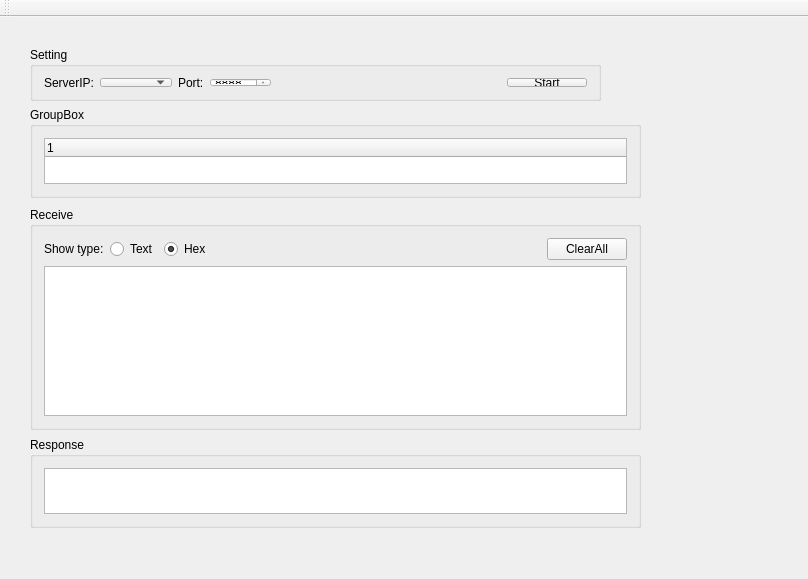
<?xml version="1.0" encoding="UTF-8"?>
<ui version="4.0">
 <class>MainWindow</class>
 <widget class="QMainWindow" name="MainWindow">
  <property name="geometry">
   <rect>
    <x>0</x>
    <y>0</y>
    <width>808</width>
    <height>579</height>
   </rect>
  </property>
  <property name="windowTitle">
   <string>MainWindow</string>
  </property>
  <widget class="QWidget" name="centralWidget">
   <widget class="QGroupBox" name="groupBox">
    <property name="geometry">
     <rect>
      <x>30</x>
      <y>30</y>
      <width>571</width>
      <height>54</height>
     </rect>
    </property>
    <property name="title">
     <string>Setting</string>
    </property>
    <layout class="QHBoxLayout" name="horizontalLayout">
     <item>
      <widget class="QLabel" name="label">
       <property name="text">
        <string>ServerIP:</string>
       </property>
      </widget>
     </item>
     <item>
      <widget class="QComboBox" name="comboBox"/>
     </item>
     <item>
      <widget class="QLabel" name="label_2">
       <property name="text">
        <string>Port:</string>
       </property>
      </widget>
     </item>
     <item>
      <widget class="QSpinBox" name="spinBox">
       <property name="minimum">
        <number>1</number>
       </property>
       <property name="maximum">
        <number>65535</number>
       </property>
       <property name="value">
        <number>8888</number>
       </property>
      </widget>
     </item>
     <item>
      <spacer name="horizontalSpacer">
       <property name="orientation">
        <enum>Qt::Horizontal</enum>
       </property>
       <property name="sizeHint" stdset="0">
        <size>
         <width>232</width>
         <height>20</height>
        </size>
       </property>
      </spacer>
     </item>
     <item>
      <widget class="QPushButton" name="pushButton">
       <property name="text">
        <string>Start</string>
       </property>
      </widget>
     </item>
    </layout>
   </widget>
   <widget class="QGroupBox" name="groupBox_2">
    <property name="geometry">
     <rect>
      <x>30</x>
      <y>190</y>
      <width>611</width>
      <height>223</height>
     </rect>
    </property>
    <property name="title">
     <string>Receive</string>
    </property>
    <layout class="QVBoxLayout" name="verticalLayout_2">
     <item>
      <layout class="QHBoxLayout" name="horizontalLayout_2">
       <item>
        <widget class="QLabel" name="label_3">
         <property name="text">
          <string>Show type:</string>
         </property>
        </widget>
       </item>
       <item>
        <widget class="QRadioButton" name="radioButton">
         <property name="text">
          <string>Text</string>
         </property>
         <property name="checked">
          <bool>false</bool>
         </property>
        </widget>
       </item>
       <item>
        <widget class="QRadioButton" name="radioButton_2">
         <property name="text">
          <string>Hex</string>
         </property>
         <property name="checked">
          <bool>true</bool>
         </property>
        </widget>
       </item>
       <item>
        <spacer name="horizontalSpacer_2">
         <property name="orientation">
          <enum>Qt::Horizontal</enum>
         </property>
         <property name="sizeHint" stdset="0">
          <size>
           <width>40</width>
           <height>20</height>
          </size>
         </property>
        </spacer>
       </item>
       <item>
        <widget class="QPushButton" name="pushButton_2">
         <property name="text">
          <string>ClearAll</string>
         </property>
        </widget>
       </item>
      </layout>
     </item>
     <item>
      <widget class="QTextEdit" name="textEdit_2"/>
     </item>
    </layout>
   </widget>
   <widget class="QGroupBox" name="groupBox_3">
    <property name="geometry">
     <rect>
      <x>30</x>
      <y>420</y>
      <width>611</width>
      <height>91</height>
     </rect>
    </property>
    <property name="title">
     <string>Response</string>
    </property>
    <layout class="QVBoxLayout" name="verticalLayout">
     <item>
      <widget class="QTextEdit" name="textEdit"/>
     </item>
    </layout>
   </widget>
   <widget class="QGroupBox" name="groupBox_4">
    <property name="geometry">
     <rect>
      <x>30</x>
      <y>90</y>
      <width>611</width>
      <height>91</height>
     </rect>
    </property>
    <property name="title">
     <string>GroupBox</string>
    </property>
    <layout class="QVBoxLayout" name="verticalLayout_3">
     <item>
      <widget class="QTreeWidget" name="treeWidget">
       <column>
        <property name="text">
         <string/>
        </property>
       </column>
      </widget>
     </item>
    </layout>
   </widget>
  </widget>
  <widget class="QMenuBar" name="menuBar">
   <property name="geometry">
    <rect>
     <x>0</x>
     <y>0</y>
     <width>808</width>
     <height>23</height>
    </rect>
   </property>
  </widget>
  <widget class="QToolBar" name="mainToolBar">
   <attribute name="toolBarArea">
    <enum>TopToolBarArea</enum>
   </attribute>
   <attribute name="toolBarBreak">
    <bool>false</bool>
   </attribute>
  </widget>
 </widget>
 <layoutdefault spacing="6" margin="11"/>
 <resources/>
 <connections/>
</ui>
